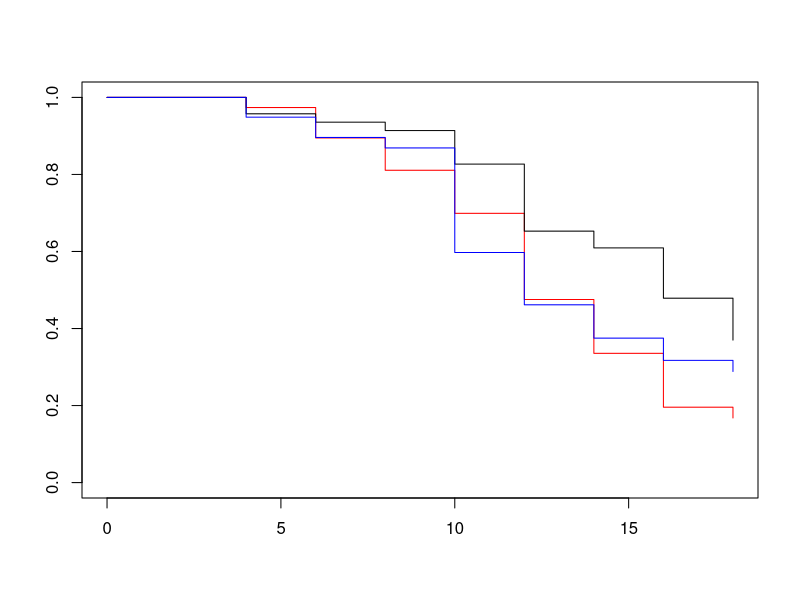
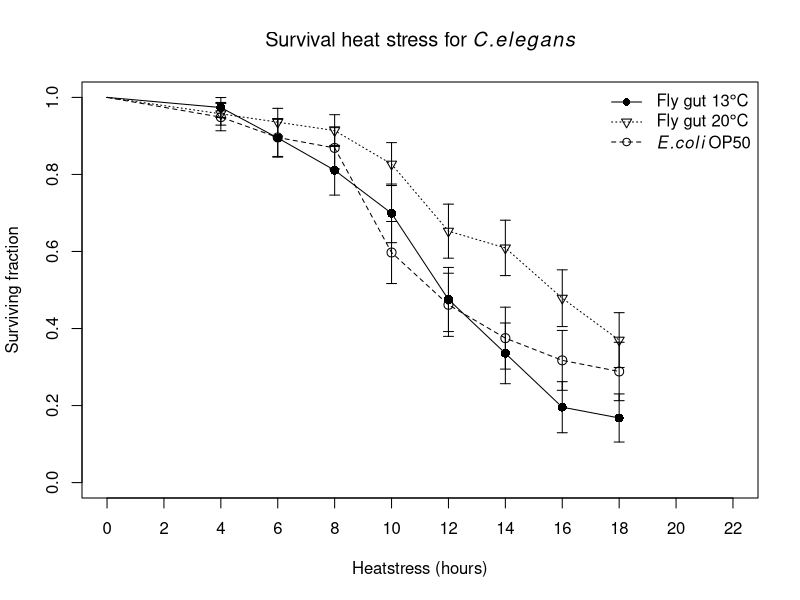
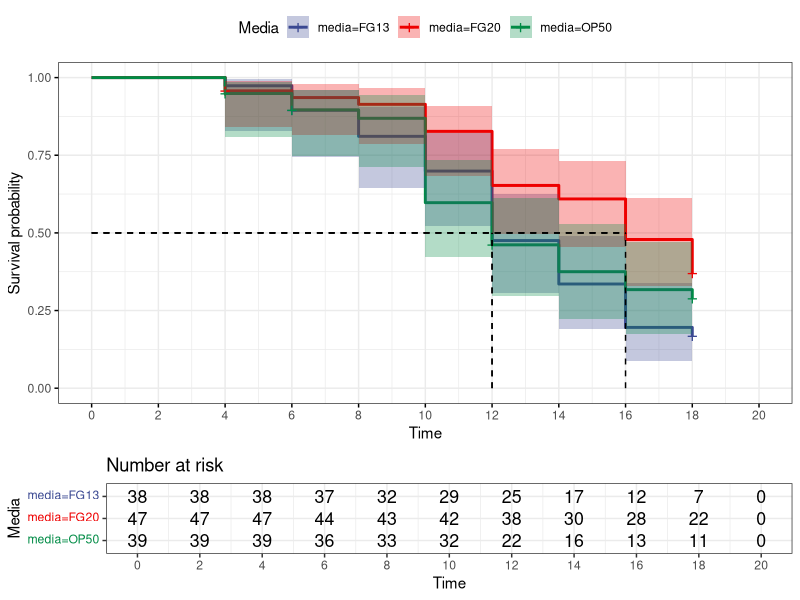
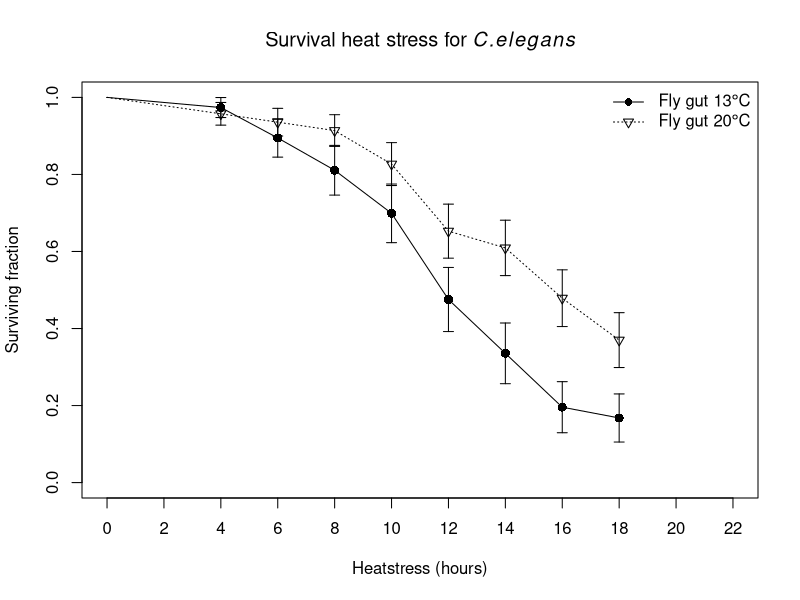
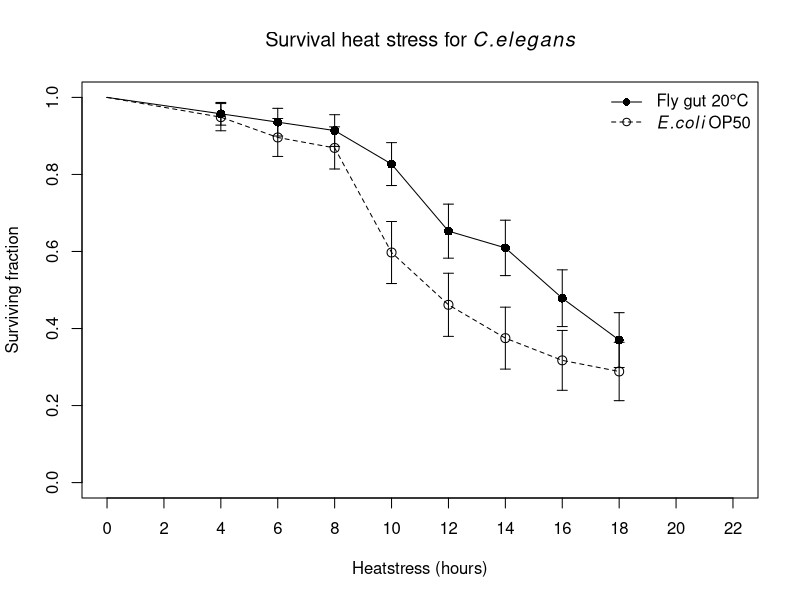
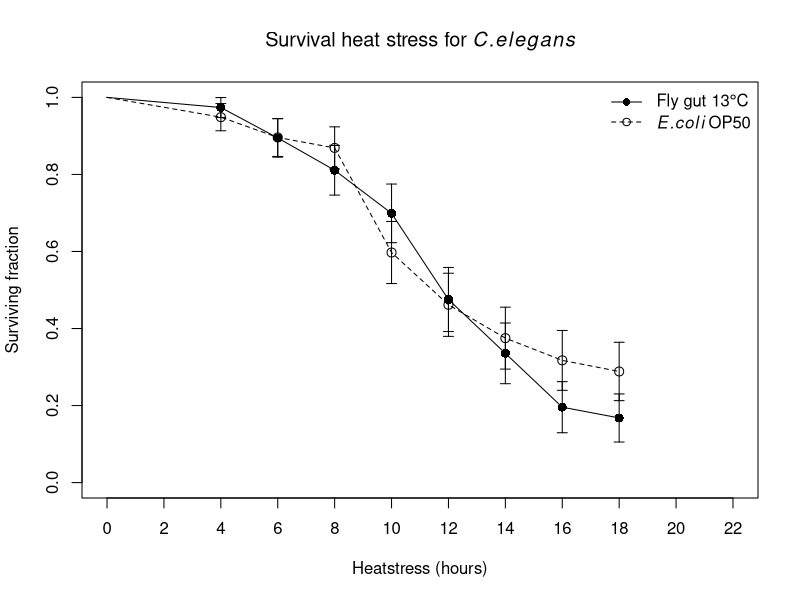
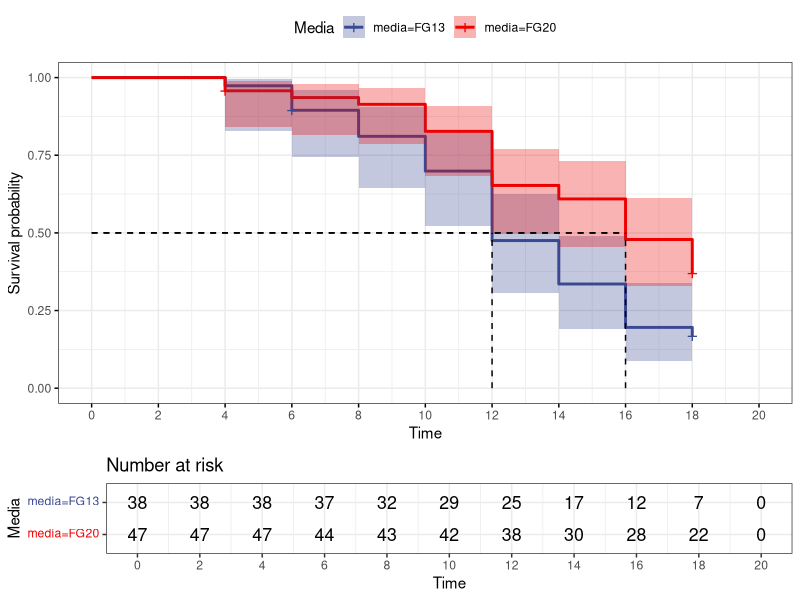
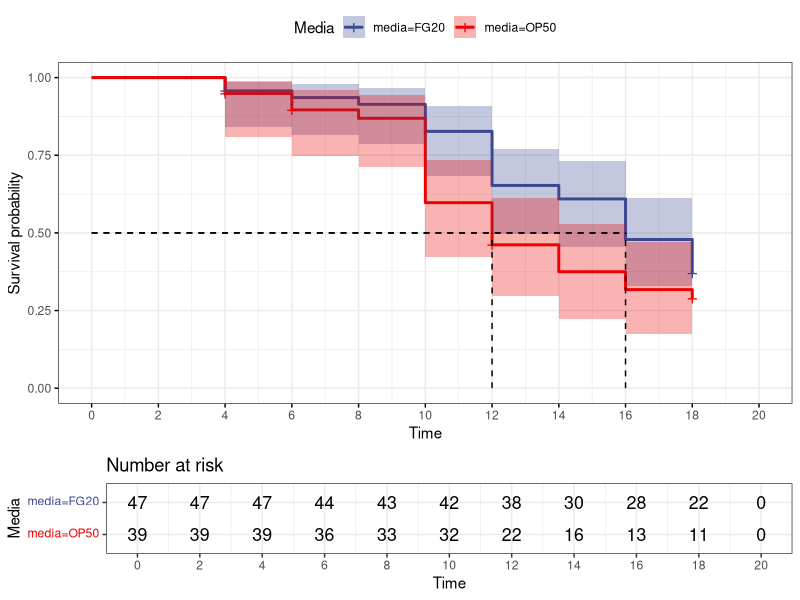

Recreate these plots in R, in order. (Note: this script raises an error after producing the figures.)
## ---- chunk 1
knitr::opts_chunk$set(echo = TRUE)
library(survival) 
library(here)
library(survminer)
## ---- chunk 2
data <- read.table(here('data','Worm_4days.csv'), header = TRUE, sep = ";", dec = ",")
head(data)
## ---- chunk 3
colnames(data)<-c("Time","status","media",'Replicate')
head(data)
## ---- chunk 4
data$Survobj <- with(data,Surv(data$Time, event = data$status))
km <- survfit(Survobj ~ media, data = data,conf.type = "log-log", error = "greenwood")
s_km <- summary(km)
plot(km, col = c("red","black",'blue'))
fit <- coxph(Survobj ~ media, data = data)
summary(fit)
## ---- chunk 5
df_fly_13 <- data.frame(c(0,s_km$time[1:8]),c(1,s_km$surv[1:8]),
                        c(0,s_km$std.err[1:8]))
colnames(df_fly_13) <- c('Time','Surv','Std.error')
df_fly_20 <- data.frame(c(0,s_km$time[9:16]),c(1,s_km$surv[9:16]),
                        c(0,s_km$std.err[9:16]))
colnames(df_fly_20) <- c('Time','Surv','Std.error')
df_OP50 <- data.frame(c(0,s_km$time[17:24]),c(1,s_km$surv[17:24]),
                        c(0,s_km$std.err[17:24]))
colnames(df_OP50) <- c('Time','Surv','Std.error')

plot(df_fly_13$Time[2:9],df_fly_13$Surv[2:9], pch = 16, cex = 1.2, xlab = 'Heatstress (hours)', 
     ylab = 'Surviving fraction', 
     main = expression('Survival heat stress for'~italic(C.elegans)),
     xlim = c(0,22), ylim = c(0,1), xaxp = c(0,22,11))
lines(df_fly_13$Time,df_fly_13$Surv)
arrows(df_fly_13$Time, df_fly_13$Surv-df_fly_13$Std.error, df_fly_13$Time, 
       df_fly_13$Surv+df_fly_13$Std.error, length=0.05, angle=90, code=3, col = 'black')
points(df_OP50$Time[2:9],df_OP50$Surv[2:9], pch = 1, cex = 1.2)
lines(df_OP50$Time,df_OP50$Surv, lty = 2)
arrows(df_OP50$Time, df_OP50$Surv-df_OP50$Std.error,
      df_OP50$Time, df_OP50$Surv+df_OP50$Std.error, 
      length=0.05, angle=90, code=3, col = 'black')
points(df_fly_20$Time[2:9],df_fly_20$Surv[2:9], pch = 6)
lines(df_fly_20$Time,df_fly_20$Surv,lty = 3)
arrows(df_fly_20$Time, df_fly_20$Surv-df_fly_20$Std.error, df_fly_20$Time, 
       df_fly_20$Surv+df_fly_20$Std.error, length=0.05, angle=90, code=3, col = 'black')
legend('topright', pch = c(16,6,1),lty = c(1,3,2), 
       legend = c(expression('Fly gut 13'*degree*C),
                  expression('Fly gut 20'*degree*C),
                  expression(italic(E.coli) ~ OP50)), bty = 'n')
## ---- chunk 6
ggsurvplot(km,data = data, conf.int = TRUE, ggtheme = theme_bw(),
           risk.table = 0.25, palette ='aaas', surv.median.line = 'hv',legend.title = 'Media',break.x.by = 2) 
## ---- chunk 7
survdiff(Survobj ~media, data = data, rho = 0) 
survdiff(Survobj ~media, data = data, rho = 1) 
fit <- coxph(Survobj ~media, data = data)
summary(fit)
## ---- chunk 8
d_OP50 <- data[data$media == 'OP50',]
d_13 <- data[data$media == "FG13",]
d_20 <- data[data$media == "FG20",]
d_fly <- rbind(d_13, d_20)
d_2050 <- rbind(d_20, d_OP50)
d_1350 <- rbind(d_13, d_OP50)
## ---- chunk 9
survdiff(Surv(Time,status) ~ media, data = d_fly, rho = 0)
survdiff(Surv(Time,status) ~ media, data = d_fly, rho = 1)
fit_fly <- coxph(Surv(Time,status) ~media, data = d_fly)
summary(fit_fly)
## ---- chunk 10
survdiff(Surv(Time,status) ~ media, data = d_2050, rho = 0)
survdiff(Surv(Time,status) ~ media, data = d_2050, rho = 1)
fit_2050 <- coxph(Surv(Time,status) ~media, data = d_2050)
summary(fit_2050)
## ---- chunk 11
survdiff(Surv(Time,status) ~ media, data = d_1350, rho = 0)
survdiff(Surv(Time,status) ~ media, data = d_1350, rho = 1)
fit_1350 <- coxph(Surv(Time,status) ~media, data = d_1350)
summary(fit_1350)
## ---- chunk 12
plot(df_fly_13$Time[2:9],df_fly_13$Surv[2:9], pch = 16, cex = 1.2, xlab = 'Heatstress (hours)', 
     ylab = 'Surviving fraction', 
     main = expression('Survival heat stress for'~italic(C.elegans)),
     xlim = c(0,22), ylim = c(0,1), xaxp = c(0,22,11))
lines(df_fly_13$Time,df_fly_13$Surv)
arrows(df_fly_13$Time, df_fly_13$Surv-df_fly_13$Std.error, df_fly_13$Time, 
       df_fly_13$Surv+df_fly_13$Std.error, length=0.05, angle=90, code=3, col = 'black')
points(df_fly_20$Time[2:9],df_fly_20$Surv[2:9], pch = 6)
lines(df_fly_20$Time,df_fly_20$Surv,lty = 3)
arrows(df_fly_20$Time, df_fly_20$Surv-df_fly_20$Std.error, df_fly_20$Time, 
       df_fly_20$Surv+df_fly_20$Std.error, length=0.05, angle=90, code=3, col = 'black')
legend('topright', pch = c(16,6),lty = c(1,3), 
       legend = c(expression('Fly gut 13'*degree*C),
                  expression('Fly gut 20'*degree*C)), bty = 'n')
## ---- chunk 13
plot(df_fly_20$Time[2:9],df_fly_20$Surv[2:9], pch = 16, cex = 1.2, xlab = 'Heatstress (hours)', 
     ylab = 'Surviving fraction', 
     main = expression('Survival heat stress for'~italic(C.elegans)),
     xlim = c(0,22), ylim = c(0,1), xaxp = c(0,22,11))
points(df_OP50$Time[2:9],df_OP50$Surv[2:9], pch = 1, cex = 1.2)
lines(df_OP50$Time,df_OP50$Surv, lty = 2)
arrows(df_OP50$Time, df_OP50$Surv-df_OP50$Std.error,
      df_OP50$Time, df_OP50$Surv+df_OP50$Std.error, 
      length=0.05, angle=90, code=3, col = 'black')
lines(df_fly_20$Time,df_fly_20$Surv,lty = 1)
arrows(df_fly_20$Time, df_fly_20$Surv-df_fly_20$Std.error, df_fly_20$Time, 
       df_fly_20$Surv+df_fly_20$Std.error, length=0.05, angle=90, code=3, col = 'black')
legend('topright', pch = c(16,1),lty = c(1,2), 
       legend = c(expression('Fly gut 20'*degree*C),
                  expression(italic(E.coli) ~ OP50)), bty = 'n')
## ---- chunk 14
plot(df_fly_13$Time[2:9],df_fly_13$Surv[2:9], pch = 16, cex = 1.2, xlab = 'Heatstress (hours)', 
     ylab = 'Surviving fraction', 
     main = expression('Survival heat stress for'~italic(C.elegans)),
     xlim = c(0,22), ylim = c(0,1), xaxp = c(0,22,11))
lines(df_fly_13$Time,df_fly_13$Surv)
arrows(df_fly_13$Time, df_fly_13$Surv-df_fly_13$Std.error, df_fly_13$Time, 
       df_fly_13$Surv+df_fly_13$Std.error, length=0.05, angle=90, code=3, col = 'black')
points(df_OP50$Time[2:9],df_OP50$Surv[2:9], pch = 1, cex = 1.2)
lines(df_OP50$Time,df_OP50$Surv, lty = 2)
arrows(df_OP50$Time, df_OP50$Surv-df_OP50$Std.error,
      df_OP50$Time, df_OP50$Surv+df_OP50$Std.error, 
      length=0.05, angle=90, code=3, col = 'black')
legend('topright', pch = c(16,1),lty = c(1,2), 
       legend = c(expression('Fly gut 13'*degree*C),
                  expression(italic(E.coli) ~ OP50)), bty = 'n')
## ---- chunk 15
km_fly <- survfit(Surv(Time,status) ~ media, data = d_fly,conf.type = "log-log", error = "greenwood")
km_2050 <- survfit(Surv(Time,status) ~ media, data = d_2050,conf.type = "log-log", error = "greenwood")
km_1350 <- survfit(Surv(Time,status) ~ media, data = d_1350,conf.type = "log-log", error = "greenwood")
ggsurvplot(km_fly,data = d_fly, conf.int = TRUE,
           ggtheme = theme_bw(),risk.table = 0.25,
           palette ='aaas', surv.median.line = 'hv',
           legend.title = 'Media',break.x.by = 2)
ggsurvplot(km_2050,data = d_2050, conf.int = TRUE, 
          ggtheme = theme_bw(), risk.table = 0.25,
          palette ='aaas', surv.median.line = 'hv',
          legend.title = 'Media',break.x.by = 2)
ggsurvplot(km_1350,data = d_1350, conf.int = TRUE, 
           ggtheme = theme_bw(),risk.table = 0.25,
           palette ='aaas', surv.median.line = 'hv',
           legend.title = 'Media', break.x.by = 2) 
## ---- chunk 16
d1 <- data[data$Replicate == 1,]
d2 <- data[data$Replicate == 2,]
d1$Survobj <- with(d1,Surv(d1$Time, event = d1$status))
d2$Survobj <- with(d2,Surv(d2$Time, event = d2$status))
## ---- chunk 17

km1 <- survfit(Survobj ~ media, data = d1,conf.type = "log-log")
s_km1 <- summary(km1)
km2 <- survfit(Survobj ~ media, data = d2,conf.type = "log-log")
s_km2 <- summary(km2)
df_fly_13 <- data.frame(c(0,s_km1$time[1:7]),c(1,s_km1$surv[1:7]),
                        c(0,s_km1$std.err[1:7]))
colnames(df_fly_13) <- c('Time','Surv','Std.error')
df_fly_20 <- data.frame(c(0,s_km1$time[8:15]),c(1,s_km1$surv[8:15]),
                        c(0,s_km1$std.err[8:15]))
colnames(df_fly_20) <- c('Time','Surv','Std.error')
df_OP50 <- data.frame(c(0,s_km1$time[16:24]),c(1,s_km1$surv[16:24]),
                        c(0,s_km1$std.err[16:24]))
colnames(df_OP50) <- c('Time','Surv','Std.error')

plot(df_fly_13$Time[2:9],df_fly_13$Surv[2:9], pch = 16, cex = 1.2, xlab = 'Heatstress (hours)', 
     ylab = 'Surviving fraction', 
     main = expression('Survival heat stress for'~italic(C.elegans)),
     xlim = c(0,22), ylim = c(0,1), xaxp = c(0,22,11))
lines(df_fly_13$Time,df_fly_13$Surv)
arrows(df_fly_13$Time, df_fly_13$Surv-df_fly_13$Std.error, df_fly_13$Time, 
       df_fly_13$Surv+df_fly_13$Std.error, length=0.05, angle=90, code=3, col = 'black')
points(df_OP50$Time[2:9],df_OP50$Surv[2:9], pch = 1, cex = 1.2)
lines(df_OP50$Time,df_OP50$Surv, lty = 2)
arrows(df_OP50$Time, df_OP50$Surv-df_OP50$Std.error,
      df_OP50$Time, df_OP50$Surv+df_OP50$Std.error, 
      length=0.05, angle=90, code=3, col = 'black')
points(df_fly_20$Time[2:9],df_fly_20$Surv[2:9], pch = 6)
lines(df_fly_20$Time,df_fly_20$Surv,lty = 3)
arrows(df_fly_20$Time, df_fly_20$Surv-df_fly_20$Std.error, df_fly_20$Time, 
       df_fly_20$Surv+df_fly_20$Std.error, length=0.05, angle=90, code=3, col = 'black')
legend('topright', pch = c(16,6,1),lty = c(1,3,2), 
       legend = c(expression('Fly gut 13'*degree*C),
                  expression('Fly gut 20'*degree*C),
                  expression(italic(E.coli) ~ OP50)), bty = 'n')

df_fly_13 <- data.frame(c(0,s_km2$time[1:6],18),
                        c(1,s_km2$surv[1:6],s_km2$surv[6]),
                        c(0,s_km2$std.err[1:6],s_km2$std.err[6]))
colnames(df_fly_13) <- c('Time','Surv','Std.error')
df_fly_20 <- data.frame(c(0,s_km2$time[7:11]),c(1,s_km2$surv[7:11]),
                        c(0,s_km2$std.err[7:11]))
colnames(df_fly_20) <- c('Time','Surv','Std.error')
df_OP50 <- data.frame(c(0,s_km2$time[12:19]),c(1,s_km2$surv[12:19]),
                        c(0,s_km2$std.err[12:19]))
colnames(df_OP50) <- c('Time','Surv','Std.error')

plot(df_fly_13$Time[2:8],df_fly_13$Surv[2:8],
     pch = 16, cex = 1.2, xlab = 'Heatstress (hours)', 
     ylab = 'Surviving fraction', 
     main = expression('Survival heat stress for'~italic(C.elegans)),
     xlim = c(0,22), ylim = c(0,1), xaxp = c(0,22,11))
lines(df_fly_13$Time,df_fly_13$Surv)
arrows(df_fly_13$Time, df_fly_13$Surv-df_fly_13$Std.error, df_fly_13$Time, 
       df_fly_13$Surv+df_fly_13$Std.error, length=0.05, angle=90, code=3, col = 'black')
points(df_OP50$Time[2:9],df_OP50$Surv[2:9], pch = 1, cex = 1.2)
lines(df_OP50$Time,df_OP50$Surv, lty = 2)
arrows(df_OP50$Time, df_OP50$Surv-df_OP50$Std.error,
      df_OP50$Time, df_OP50$Surv+df_OP50$Std.error, 
      length=0.05, angle=90, code=3, col = 'black')
points(df_fly_20$Time[2:9],df_fly_20$Surv[2:9], pch = 6)
lines(df_fly_20$Time,df_fly_20$Surv,lty = 3)
arrows(df_fly_20$Time, df_fly_20$Surv-df_fly_20$Std.error, df_fly_20$Time, 
       df_fly_20$Surv+df_fly_20$Std.error, length=0.05, angle=90, code=3, col = 'black')
legend('topright', pch = c(16,6,1),lty = c(1,3,2), 
       legend = c(expression('Fly gut 13'*degree*C),
                  expression('Fly gut 20'*degree*C),
                  expression(italic(E.coli) ~ OP50)), bty = 'n')
## ---- chunk 18
ggsurvplot(km1,data = data, conf.int = TRUE, ggtheme = theme_bw(),
           risk.table = 0.25, palette ='aaas', surv.median.line = 'hv',
           legend.title = 'Media',break.x.by = 2) 
ggsurvplot(km2,data = data, conf.int = TRUE, ggtheme = theme_bw(),
           risk.table = 0.25, palette ='aaas', surv.median.line = 'hv',
           legend.title = 'Media',break.x.by = 2) 
## ---- chunk 19
survdiff(Survobj ~media, data = d1, rho = 0) 
survdiff(Survobj ~media, data = d1, rho = 1) 
fit_d1 <- coxph(Survobj ~media, data = d1)
summary(fit_d1)
survdiff(Survobj ~media, data = d2, rho = 0) 
survdiff(Survobj ~media, data = d2, rho = 1) 
fit_d2 <- coxph(Survobj ~media, data = d2)
summary(fit_d2)
## ---- chunk 20
data_2 <- read.table(here('data', 'worm_second.csv'), header = TRUE,
                     sep = ';')
head(data_2)
colnames(data_2) <- c('Time','media','Metabolite','Status')
data_2_rep <- subset(data_2, Metabolite == 0)
## ---- chunk 21
plot(survfit(fit, newdata = data.frame(media = 'FG20')), lty = 2, xaxp = c(0,18,9), col = 'blue',
     main = 'Predictions for model without interactions FG20',
     xlab = 'hours heat stress')
lines(survfit(fit, newdata = data.frame(media = 'FG13')), col = 'firebrick')
lines(survfit(fit, newdata = data.frame(media = 'OP50')), lty =3)
points(df_OP50$Time, df_OP50$Surv, col = 'black', pch = 16)
points(df_fly_13$Time,df_fly_13$Surv, col = 'firebrick', pch = 16)
points(df_fly_20$Time,df_fly_20$Surv, col = 'blue', pch = 16)
## ---- chunk 22
data_2_rep$Survobj <- with(data_2_rep,
                           Surv(data_2_rep$Time, event = data_2_rep$Status))
km_2 <- survfit(Survobj ~ media, data = data_2_rep,conf.type = "log-log", 
              error = "greenwood")
s_km_2 <- summary(km_2)
ggsurvplot(km_2)
fit_2 <- coxph(Survobj ~ media, data = data_2_rep)
summary(fit_2)
## ---- chunk 23
df_fly_13_2 <- data.frame(c(0,s_km_2$time[1:8]),c(1,s_km_2$surv[1:8]),
                        c(0,s_km_2$std.err[1:8]))
colnames(df_fly_13_2) <- c('Time','Surv','Std.error')
df_fly_20_2 <- data.frame(c(0,s_km_2$time[9:14]),c(1,s_km_2$surv[9:14]),
                        c(0,s_km_2$std.err[9:14]))
colnames(df_fly_20_2) <- c('Time','Surv','Std.error')
df_OP50_2 <- data.frame(c(0,s_km_2$time[15:21]),c(1,s_km_2$surv[15:21]),
                        c(0,s_km_2$std.err[15:21]))
colnames(df_OP50_2) <- c('Time','Surv','Std.error')
## ---- chunk 24
plot(survfit(fit, newdata = data.frame(media = 'FG20')), lty = 2, xaxp = c(0,18,9), col = 'blue',
     main = 'Predictions from old model and new data points',
     xlab = 'hours heat stress')
lines(survfit(fit, newdata = data.frame(media = 'FG13')), col = 'firebrick')
lines(survfit(fit, newdata = data.frame(media = 'OP50')), lty =3)
points(df_OP50_2$Time, df_OP50_2$Surv, col = 'black', pch = 16)
points(df_fly_13_2$Time,df_fly_13_2$Surv, col = 'firebrick', pch = 16)
points(df_fly_20_2$Time,df_fly_20_2$Surv, col = 'blue', pch = 16)
legend('topright', legend = c('Fly gut 20 degrees','Fly git 13 degress','OP50'), 
        lty = c(2,1,3), col = c('blue','firebrick','black'), 
        bty = 'n')
## ---- chunk 25
plot(df_fly_13$Time[2:9],df_fly_13$Surv[2:9], pch = 16, cex = 1.2, xlab = 'Heatstress (hours)', 
     ylab = 'Surviving fraction', 
     main = expression('Survival heat stress for'~italic(C.elegans)),
     xlim = c(0,22), ylim = c(0,1), xaxp = c(0,22,11))
lines(df_fly_13$Time,df_fly_13$Surv)
arrows(df_fly_13$Time, df_fly_13$Surv-df_fly_13$Std.error, df_fly_13$Time, 
       df_fly_13$Surv+df_fly_13$Std.error, length=0.05, angle=90, code=3, col = 'black')
points(df_fly_13_2$Time[2:9],df_fly_13_2$Surv[2:9], pch = 1, cex = 1.2) 
lines(df_fly_13_2$Time,df_fly_13_2$Surv, lty = 2)
arrows(df_fly_13_2$Time, df_fly_13_2$Surv-df_fly_13_2$Std.error, df_fly_13_2$Time, df_fly_13_2$Surv+df_fly_13_2$Std.error, length=0.05, angle=90, code=3, col = 'black')
## ---- chunk 26
plot(df_fly_20$Time[2:9],df_fly_20$Surv[2:9], pch = 16, cex = 1.2, xlab = 'Heatstress (hours)', 
     ylab = 'Surviving fraction', 
     main = expression('Survival heat stress for'~italic(C.elegans)),
     xlim = c(0,22), ylim = c(0,1), xaxp = c(0,22,11))
lines(df_fly_20$Time,df_fly_20$Surv)
arrows(df_fly_20$Time, df_fly_20$Surv-df_fly_20$Std.error, df_fly_20$Time, 
       df_fly_20$Surv+df_fly_20$Std.error, length=0.05, angle=90, code=3, col = 'black')
points(df_fly_20_2$Time[2:9],df_fly_20_2$Surv[2:9], pch = 1, cex = 1.2) 
lines(df_fly_20_2$Time,df_fly_20_2$Surv, lty = 2)
arrows(df_fly_20_2$Time, df_fly_20_2$Surv-df_fly_20_2$Std.error, df_fly_20_2$Time, df_fly_20_2$Surv+df_fly_20_2$Std.error, length=0.05, angle=90, code=3, col = 'black')
## ---- chunk 27
plot(df_OP50$Time[2:9],df_OP50$Surv[2:9], pch = 16, cex = 1.2, xlab = 'Heatstress (hours)', 
     ylab = 'Surviving fraction', 
     main = expression('Survival heat stress for'~italic(C.elegans) ~'OP50'),
     xlim = c(0,22), ylim = c(0,1), xaxp = c(0,22,11))
lines(df_OP50$Time,df_OP50$Surv)
arrows(df_OP50$Time, df_OP50$Surv-df_OP50$Std.error, df_OP50$Time, 
       df_OP50$Surv+df_OP50$Std.error, length=0.05, angle=90, code=3, col = 'black')
points(df_OP50_2$Time[2:9],df_OP50_2$Surv[2:9], pch = 1, cex = 1.2) 
lines(df_OP50_2$Time,df_OP50_2$Surv, lty = 2)
arrows(df_OP50_2$Time, df_OP50_2$Surv-df_OP50_2$Std.error, df_OP50_2$Time, df_OP50_2$Surv+df_OP50_2$Std.error, length=0.05, angle=90, code=3, col = 'black')
